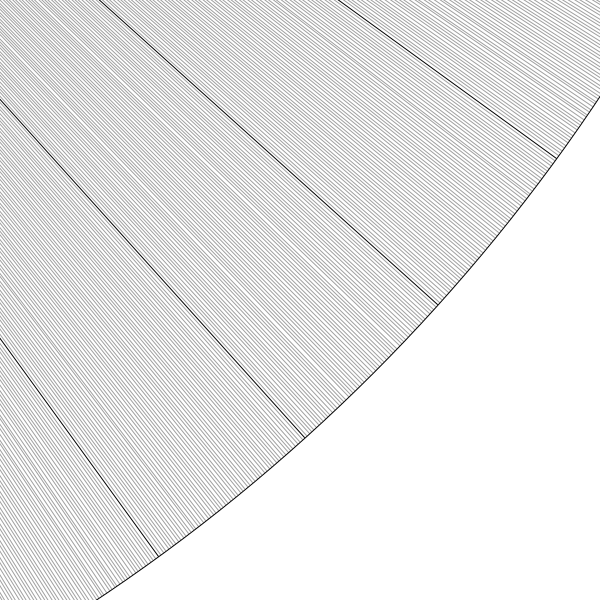
Frame 1 (no input)
Frame 60 (the mouse pressed at the canvas centre just before this capture): identical to frame 1, image omitted
Frame 120 (the mouse held since frame 60 and released just before this capture): identical to frame 1, image omitted

The Processing sketch that drew this single still picture (run headless with seeded random() and noise(); from frame 60 on, the mouse is pressed at the canvas centre):

// Processing sketch: sketch_171009a
// ── sketch_171009a.pde
int w = 600;
int h = 600;
 
void setup() {
 size(600,600);
 //surface.setResizable(true); 
}

void draw() {
 background(255);
 //surface.setSize(w,h);
 translate(-1.5*w,-1.5*h);
 smooth();

 ellipseMode(RADIUS);
 noFill();

 float r = w*3;
 
 // draw a sequence of lines from middle to edge
 for(int i=0; i< 3600; i++){
   if(i % 60 == 0){
     stroke(0);
   }else{
     stroke(160);
   }
   float x1 = cos(i * 2*PI/3600) * r;
   float y1 = sin(i * 2*PI/3600) * r;
   line(0,0,x1,y1);   
 }
 stroke(0);
 ellipse(0,0,r,r); 

 save("seconds.png");
}
